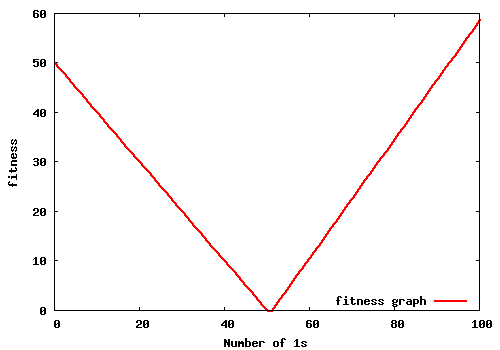

Reproduce this figure in gnuplot.
set style line 1 lt 1 lw 3
set xlabel 'Number of 1s'
set ylabel 'fitness'
set terminal png size 500,350
set key right bottom
set output "graph_onemax2_fitness_landscape.png"
set title 'OneMax two peaks fitness landscape (alpha = 1.2)'
plot "graph_onemax2_fitness_landscape.gnp" ti "fitness graph" with lines ls 1

